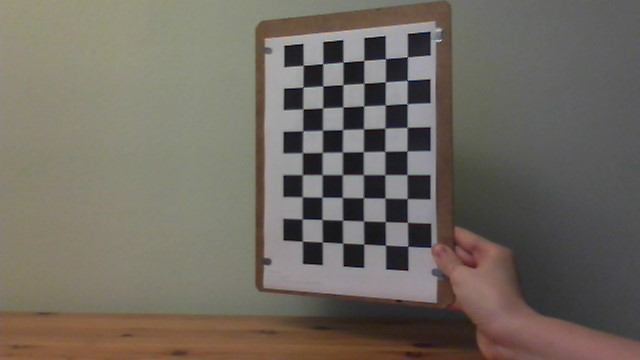
#> input picture images/calibration/calib_10.jpg, 640 x 360 px; its folder holds 5 pictures in this run; the run also reads 1 picture not shown here
$ python calibration_img.py
#> lines starting #> are read from the running program, lines starting #| are printed output that depends on the picture
import cv2 as cv
import numpy as np

def calibration_img():
    import glob

    chbEdgeLength=0.0254 #in meters

    # termination criteria
    criteria = (cv.TERM_CRITERIA_EPS + cv.TERM_CRITERIA_MAX_ITER, 30, 0.001)

    # prepare object points, like (0,0,0), (1,0,0), (2,0,0) ....,(6,5,0)
    objp = np.zeros((6*9,3), np.float32)
    objp[:,:2] = np.mgrid[0:9,0:6].T.reshape(-1,2)*chbEdgeLength

    # Arrays to store object points and image points from all the images.
    objpoints = [] # 3d point in real world space
    imgpoints = [] # 2d points in image plane.

    images = glob.glob('images/calibration/*.jpg')

    for fname in images:
        img = cv.imread(fname)
#> img is the input picture: shape (360, 640, 3); mean B, G, R 97, 106.1, 112.4
        gray = cv.cvtColor(img,cv.COLOR_BGR2GRAY)
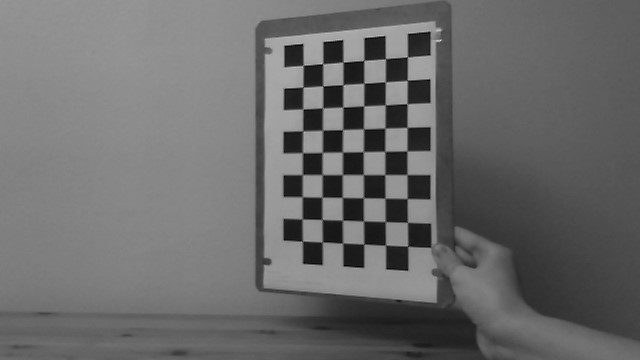
#> gray: shape (360, 640); min 1, max 229, mean 106.9
#> pass 2 of the loop in calibration_img, `for fname in images:`:
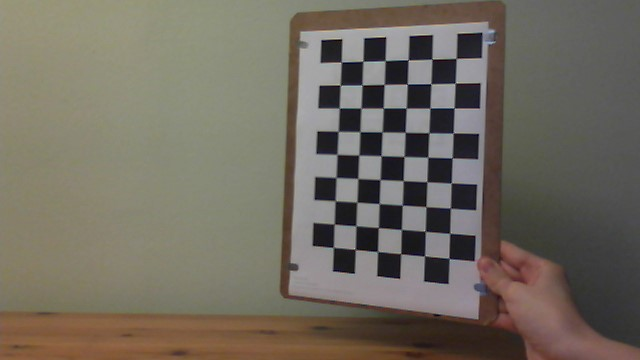
#> input picture images/calibration/calib_11.jpg, 640 x 360 px
#> in calibration_img, img is the input picture: shape (360, 640, 3); mean B, G, R 96.5, 107.6, 113.7
#> in calibration_img, `gray = cv.cvtColor(img,cv.COLOR_BGR2GRAY)`:
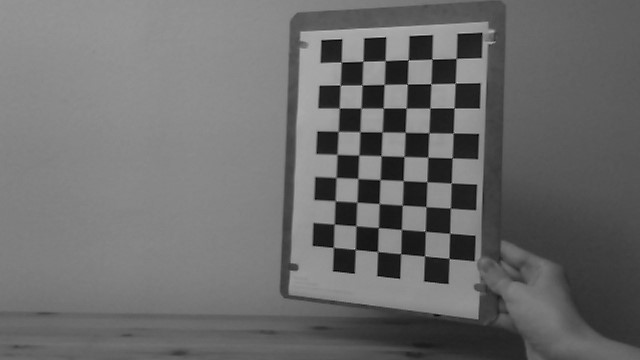
#> gray: shape (360, 640); min 1, max 199, mean 108.2
#> pass 3 of the loop in calibration_img, `for fname in images:`:
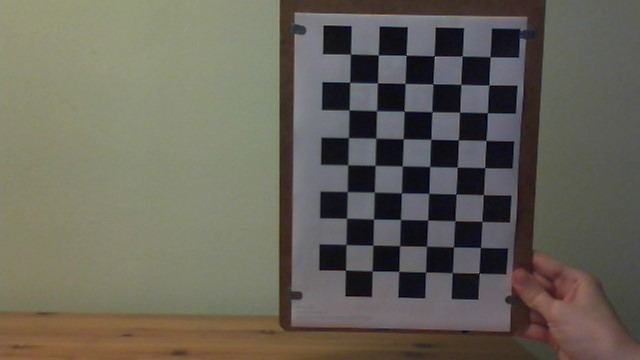
#> input picture images/calibration/calib_12.jpg, 640 x 360 px
#> in calibration_img, img is the input picture: shape (360, 640, 3); mean B, G, R 89.2, 100, 103.5
#> in calibration_img, `gray = cv.cvtColor(img,cv.COLOR_BGR2GRAY)`:
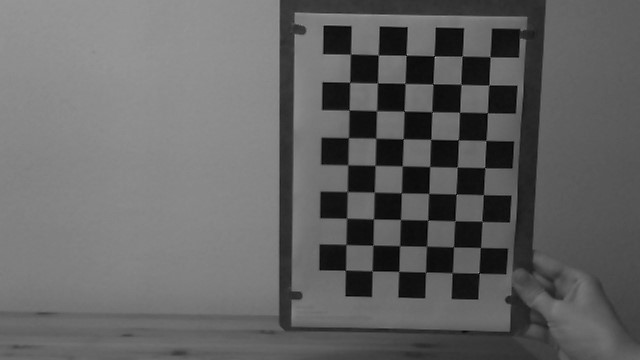
#> gray: shape (360, 640); min 0, max 172, mean 99.8
#> the loop made 5 passes; the first 3 are shown

    # Find the chess board corners
    ret, corners = cv.findChessboardCorners(gray, (9,6),None)
#> ret = True; corners = 54 rows, first 8: [494.8, 57.71], [495.1, 87.99], [495, 118], [495.3, 148.6], [495.1, 178.8], [494.9, 209.2], [494.7, 239.4], [494.9, 270.1]
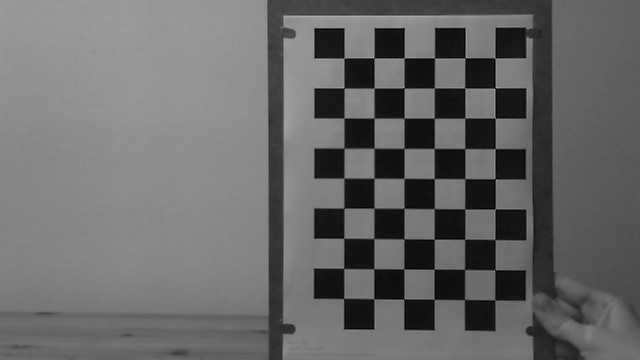
#> gray: shape (360, 640); min 0, max 197, mean 104.9

    # If found, add object points, image points (after refining them)
    if ret == True:
        objpoints.append(objp)

        corners2 = cv.cornerSubPix(gray,corners,(11,11),(-1,-1),criteria)
#> corners2 = 54 rows, first 8: [495, 57.92], [495, 88], [495.1, 118.1], [495.2, 148.6], [495.1, 178.9], [495, 209.1], [495, 239.5], [494.9, 269.8]
        imgpoints.append(corners2)

        # [6 lines of commented-out code are left out]

    ret, mtx, dist, rvecs, tvecs = cv.calibrateCamera(objpoints, imgpoints, gray.shape[::-1],None,None)
#> ret = 0.13; mtx = [[3666.6, 0, 326.3], [0, 3659.2, 151.5], [0, 0, 1]]; dist = [[0.836, -406.9, 0.0145, 0.0453, -2.26]]; rvecs = ([0.0904, 0.0841, 1.57],); tvecs = ([0.141, -0.0788, 3.08],)
    img = cv.imread('images/calibration/calib_11.jpg')
    h, w = img.shape[:2]
#> h = 360; w = 640
    newcameramtx, roi=cv.getOptimalNewCameraMatrix(mtx,dist,(w,h),1,(w,h))
#> newcameramtx = [[3491.5, 0, 333.6], [0, 3454.5, 150.8], [0, 0, 1]]; roi = (12, 8, 621, 339)

    # undistort
    dst = cv.undistort(img, mtx, dist, None, newcameramtx)
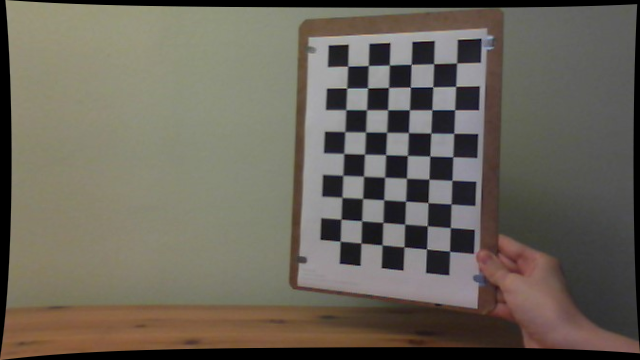
#> dst: shape (360, 640, 3); mean B, G, R 90, 100.7, 106.5

    # crop the image
    x,y,w,h = roi
#> x = 12; y = 8; w = 621; h = 339
    dst = dst[y:y+h, x:x+w]
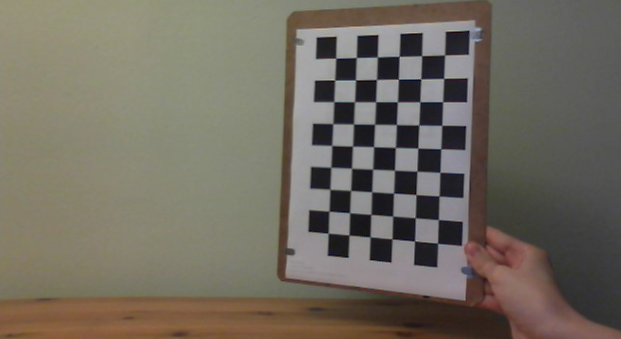
#> dst: shape (339, 621, 3); mean B, G, R 96.7, 108, 114
    cv.imwrite('results/calibresult.png',dst)
    np.savez("camcalib", ret=ret, mtx=mtx, dist=dist, rvecs=rvecs, tvecs=tvecs)

    return 0

if __name__=="__main__":
        calibration_img()
